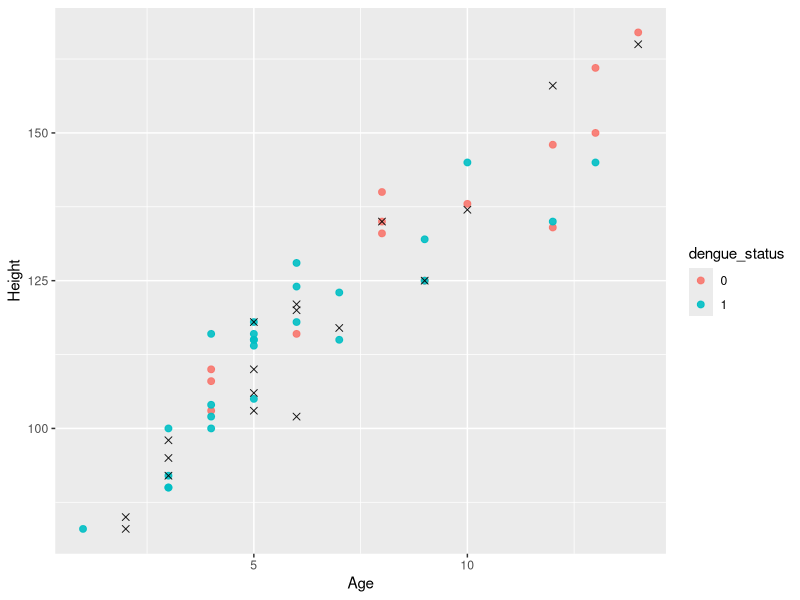

Recreate this plot in R. (Note: this script raises an error after producing the figure.)
## ---- chunk 1
library(ggplot2)
library(broom)
library(gridExtra)
library(dplyr)
library(class)
library(tidyverse)
## ---- chunk 2
knitr::opts_chunk$set(echo = TRUE)
## ---- chunk 3
dengue<-read.csv("dengueData.csv")
## ---- chunk 4
sum(is.na(dengue))
na.omit(dengue)
## ---- chunk 5
glimpse(dengue)
## ---- chunk 6
knnDemo<-data.frame("dengue_status"= dengue$Y,"Age"= dengue$Age, "Height"= dengue$Height)
## ---- chunk 7
numb<-nrow(knnDemo)
DemoSubsetRow<-sample(1:numb,numb*0.01,replace = FALSE)
SetForDemo<-knnDemo[DemoSubsetRow,]  

demoNum<-nrow(SetForDemo)
SelectIn_Demo<-sample(1:demoNum,demoNum*0.7,replace = FALSE)
demoTrain<-SetForDemo[SelectIn_Demo,]
demoTest<-SetForDemo[-SelectIn_Demo,]
## ---- chunk 8
demoTrain<-demoTrain%>%
  mutate(dengue_status=as.character(dengue_status))
demoTest<-demoTest%>%
  mutate(dengue_status_test=as.character(dengue_status))
ggplot()+
  geom_point(data = demoTrain,aes(x=Age,y=Height,col=dengue_status),size=2,alpha=0.9,shape=19)+
  geom_point(data =demoTest,aes(x=Age,y=Height),size=2,alpha=0.9,shape=4)
  
  
## ---- chunk 9
example_data<-data.frame("Age"= rep(NA,1),"Height"=rep(NA,1))
example_data$Age[1]<-8
example_data$Height[1]<-100


#Kpreds_sample<-knn(demoTrain[,c(2,3)],example_data[,c(1,2)],k=i,cl=demoTrain$dengue_status)

for(j in 1:20){
  Kpreds_sample<-knn(demoTrain[,c(2,3)],example_data[,c(1,2)],k=j,cl=demoTrain$dengue_status)
  
}
## ---- chunk 10
q<-nrow(dengue)
set.seed(363663)
manually_select<-sample(1:q,q*0.8,replace = "FALSE")
manual_train<-dengue[manually_select,]
manual_test<-dengue[-manually_select,]
storage_split<-data.frame("K"= rep(NA,50),"Sensitivity" = rep(NA,50),"Specificity" = rep(NA,50),"GeoMean"= rep(NA,50))

for(t in 1:50){
  storage_split$K[t]<-t
  k_preds_split<-knn(manual_train[,c(2,3,8,9)],manual_test[,c(2,3,8,9)],k=t,cl=manual_train$Y)
  
  
  #Find rows with positive and negative result
    true1_split<-which(manual_test$Y == 1)
    true0_split<-which(manual_test$Y == 0)
    
    #Compute the amount of rows corresponding to each result
    ntrue1_split<-length(true1_split)
    ntrue0_split<-length(true0_split)
  
  sensitivity_split<-sum(k_preds_split[true1_split] == 1)/ntrue1_split
  storage_split$Sensitivity[t]<-sensitivity
  specificity_split<-sum(k_preds[ntrue0_split] == 0)/ntrue0_split
  storage_split$specificity_split[t]<-specificity
  storage_split$GeoMean[t]<-sqrt(sensitivity*specificity)
}

## ---- chunk 11
#Create plot to find the best k for KNN 
knnSplit<-ggplot(storage_split,aes(K,GeoMean))+
  geom_line()+
  labs(caption = paste("Geometric Mean, ReD Line at K=", which.max(storage_split$GeoMean)),title = "Figure 1",y = " ")+
  geom_vline(xintercept = which.max(storage_split$GeoMean),lty = 2,col="red")
knnSplit
## ---- chunk 12
n<-nrow(knnActual)
nk<-50
storage<-data.frame("K"=rep(NA,nk),
                    "Sensitivity" = rep(NA,nk),
                    "Specificity" = rep(NA,nk),
                    "GeoMean" = rep(NA,nk))

#Creating pools and set fold for K fold CV
set.seed(363663)
pool<-rep(1:10,573)

fold<-sample(pool,5726,replace = FALSE)

#Outer loop for incrementing k 
for(k in 1:nk){
  storage$K[k]<-k
  
  storage_inner<-data.frame("YHat" = rep(NA,n))
  #Inner loop for 10 fold cv
  for(i in 1:10){
    #Find data in each fold
    infold<-which(fold == i)
    
    #Create training and testing sets
    Train_Dengue<-knnActual[-infold,]
    Test_Dengue<-knnActual[infold,]
    
    #Run Knn
    k_preds<-knn(Train_Dengue[,c(2,3,8,9)],Test_Dengue[,c(2,3,8,9)],k=k,cl=Train_Dengue$Y)
    
    #store results
    storage_inner$YHat[infold]<-as.numeric(as.character(k_preds))
    
    #Find rows with positive and negative result
    true1<-which(Test_Dengue$Y == 1)
    true0<-which(Test_Dengue$Y == 0)
    
    #Compute the amount of rows corresponding to each result
    ntrue1<-length(true1)
    ntrue0<-length(true0)
    #Compute sensitivity and specificity, as well as GeoMean for determining the best value for k

    sensitivity<-sum(k_preds[true1] == 1)/ntrue1
    storage$Sensitivity[k]<-sensitivity
    specificity<-sum(k_preds[true0] == 0)/ntrue0
    storage$Specificity[k]<-specificity
    storage$GeoMean[k]<-sqrt(sensitivity*specificity)
    
  }
  
}

## ---- chunk 13
#Create plot to find the best k for KNN 
knnActualPlot<-ggplot(storage,aes(K,GeoMean))+
  geom_line()+
  labs(caption = paste("Geometric Mean, ReD Line at K=", which.max(storage$GeoMean)),title = "Figure 1",y = " ")+
  geom_vline(xintercept = which.max(storage$GeoMean),lty = 2,col="red")
knnActualPlot
## ---- chunk 14
knitr::kable(table(storage_inner$YHat, dengue$Y), caption= "Table 1: Confusion Matrix ", col = c("True Not", "True Dengue"))
## ---- chunk 15
#create storage for prediction result
storage_inner_trial<-data.frame("pred"=rep(NA,5726))
#run 10 fold knn with best k value = 35
 for(i in 1:10){
   
   #Find data in each fold
    infold<-which(fold == i)
    
    #Creating Training and testing set
    Train_Dengue<-knnActual[-infold,]
    Test_Dengue<-knnActual[infold,]
    #Run knn
    k_preds_best<-knn(Train_Dengue[,c(2,3,8,9)],Test_Dengue[,c(2,3,8,9)],k=35,cl=Train_Dengue$Y)
    #store result
    storage_inner_trial$pred[infold]<-as.numeric(as.character(k_preds))
    
    
 }
#Compute sensitivity and specificity,formating them
sensitivity2<-sum(k_preds[true1] == 1)/ntrue1
knitr::kable(sensitivity)
specificity2<-sum(k_preds[true0] == 0)/ntrue0
knitr::kable(table(storage_inner_trial$pred, dengue$Y), caption= "Table 1: Confusion Matrix ", col = c("True Not", "True Dengue"))  
